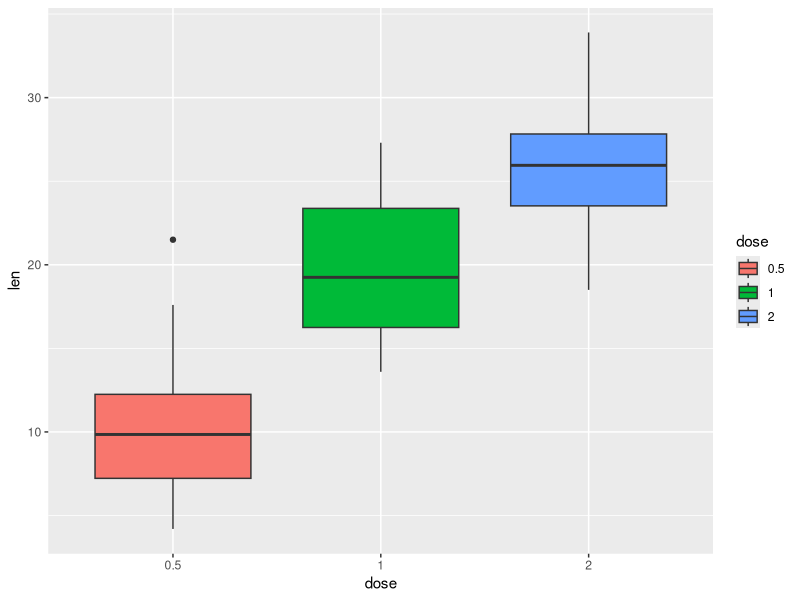
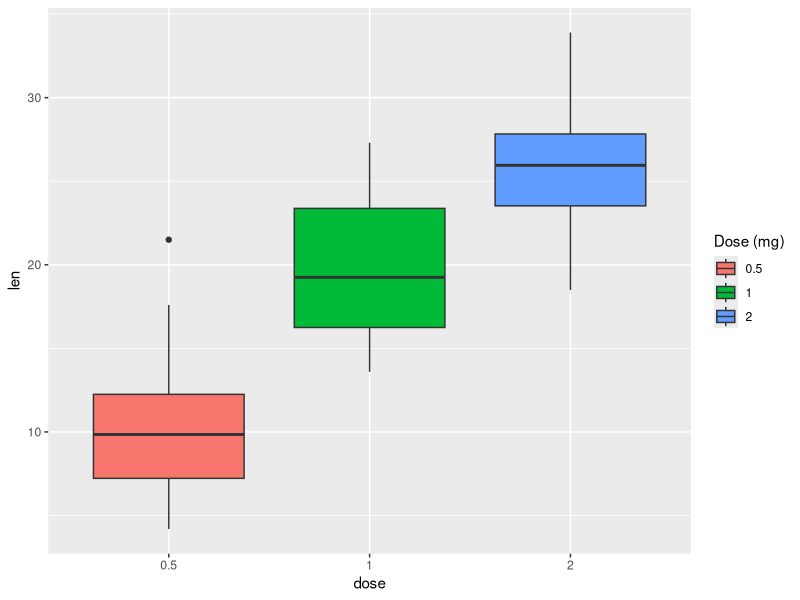
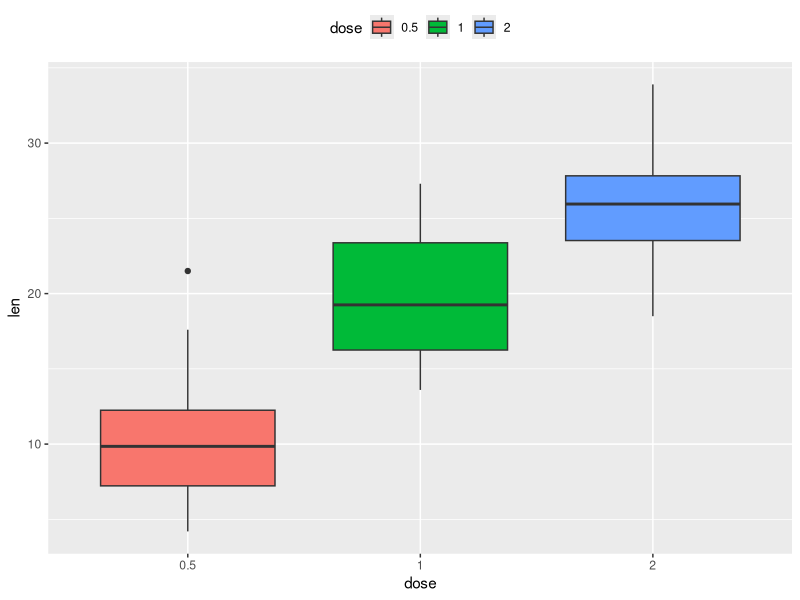
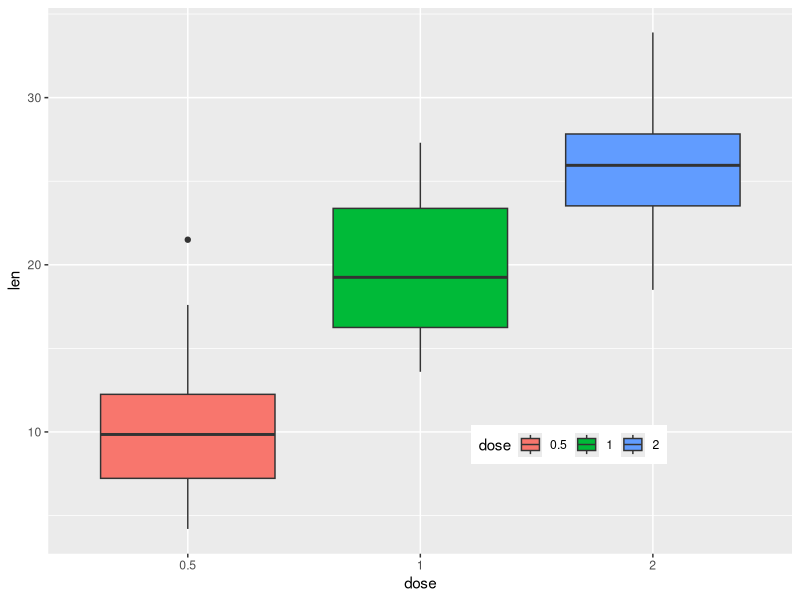

Reproduce these figures in R, in order.

# Legendas ggplot2 -------------------------------------------------------------------------------------------------------------------------
# Autoria do script: Jeanne Franco ---------------------------------------------------------------------------------------------------------
# Data: 15/03/2022 -------------------------------------------------------------------------------------------------------------------------
# Fonte: Página do Instagram R Descomplicado -----------------------------------------------------------------------------------------------

# Criando um exemplo -----------------------------------------------------------------------------------------------------------------------

library(ggplot2)

ToothGrowth$dose <- as.factor(ToothGrowth$dose)

p <- ggplot(ToothGrowth, aes(x = dose, y = len)) +
  geom_boxplot(aes(fill = dose))

p

# Principais funções para alterar legendas -------------------------------------------------------------------------------------------------

## p + labs() altera o título da legenda.

## p + labs(fill = "Dose (mg)") # Se a legenda está ligada ao argumento fill
## p + labs(color = "Dose (mg)") # Se sua legenda está ligada ao argumento color
## Assim por diante se sua legenda está ligada ao argumento 'shape', 'linetype', etc.

## p + theme() altera a cor de fundo, borda da caixa da legenda, tamanho e cor da fonte, etc.

## p + scale_x_discrete(limits = c=("2", "0.5", "1")) altera a ordem dos itens da legenda
## se o objeto da legenda for discreto e também do eixo x.

## p + scale_fill_discrete(name = "Dose (mg)", labels = c("A", "B", "C")) renomeia o
## título da legenda e os rótulos de texto se o seu objeto da legenda for discreto.

## p + theme(legend.title = elemente_blank()) remove o título da legenda.

# Título da legenda ------------------------------------------------------------------------------------------------------------------------

p + labs(fill = "Dose (mg)")

# Posição da legenda -----------------------------------------------------------------------------------------------------------------------

## Mudando a posição da legenda a partir dos valores: "left", "top", "right", "bottom",
## "none" (remove a legenda) e vetor c(x,y).

p + theme(legend.position = "top")

p + theme(legend.position = c(0.7, 0.2), legend.direction = "horizontal")

# Ordem dos rótulos ------------------------------------------------------------------------------------------------------------------------


